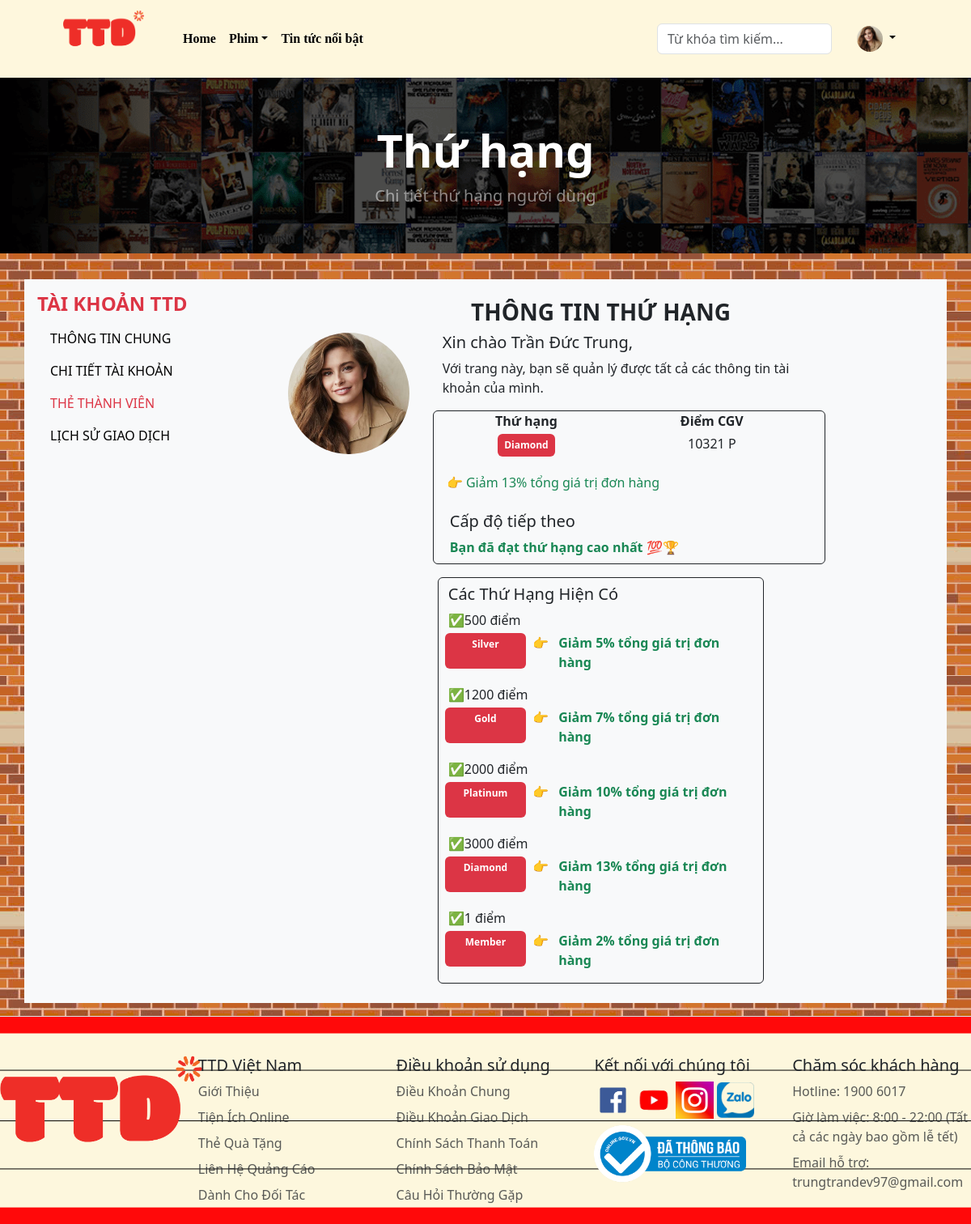
/?action=info-rank&id=1 (signed in), run on the app's committed database.
### tables this page shows
CREATE TABLE `users` (
  `id` int NOT NULL,
  `name` varchar(50) NOT NULL,
  `password` varchar(50) NOT NULL,
  `repassword` varchar(50) NOT NULL,
  `tel` varchar(11) NOT NULL,
  `email` varchar(255) NOT NULL,
  `address` varchar(255) NOT NULL,
  `role_id` int NOT NULL,
  `rank_id` int NOT NULL,
  `points` int DEFAULT NULL,
  `imageURL` varchar(255) DEFAULT NULL
);

CREATE TABLE `ranks` (
  `id` int NOT NULL,
  `name` varchar(50) NOT NULL,
  `benefits` varchar(255) NOT NULL,
  `discount_percent` tinyint NOT NULL,
  `level` int NOT NULL
);

### controllers/client/UserLoginController.php (called while the page is built, shortened)
<?php
class UserLoginController
{
    private $user;
    private $rank;
    public function __construct()
    {
        $this->user = new User();
        $this->rank = new Rank();
    }
    public function showRank()
    {
        try {
            $id = $_GET['id'];
            $user = $this->user->getID($id);
            $rank = $this->rank->select();
            require_once PATH_VIEW_CLIENT_MAIN;
        } catch (\Throwable $th) {
            $_SESSION['success'] = false;
            $_SESSION['msg'] = $th->getMessage();
            header('Location: ' . BASE_URL . '?action=info-user');
            exit();
        }
    }
}

### routes/client.php (called while the page is built)
<?php
$action = $_GET['action'] ?? '/';
match ($action) {
    '/' => (new HomeController)->index(),
    'show-form-login' => (new UserLoginController)->showFormLogin(),
    'login'           => (new UserLoginController)->login(),
    'logout'          => (new UserLoginController)->logout(),
    'register-form' => (new RegisterController)->index(),
    'register-store' => (new RegisterController)->store(),
    "info-user" => (new UserLoginController)->info(),
    'form-update' => (new UserLoginController)->updatePageUser(),
    'update-user' => (new UserLoginController)->update(),
    'changePassword' => (new UserLoginController)->updatePasswordPage(),
    'update-password' => (new UserLoginController)->updatePassword(),
    'updateImage' => (new UserLoginController)->updateImage(),
    'info-rank' => (new UserLoginController)->showRank(),
    'movies-isShowing' => (new ClientMovieController)->list(),
    'movies-upcoming' => (new ClientMovieController)->list(),
    'movies-search' => (new ClientMovieController)->search(),
    'movies-detail' => (new ClientMovieController)->detail(),
    'search-page' => (new ClientMovieController)->searchPage(),
    'movies-schedule'   => (new ClientMovieController)->schedule(),
    'list-movies' => (new ClientMovieController)->listMovieGenre(),
    'picking-seat' => (new TicketController)->pickingSeat(),
    'fndOptions' => (new TicketController)->foodAndDrinkOptions(),
    'order-detail'  => (new TicketController)->orderDetail(),
    'order-final' => (new TicketController)->orderFinal(),
    'sendMail'  => (new TicketController)->sendMail(),
    'page-news' => (new NewPageController)->list(),
    'new-content' => (new NewPageController)->show(),
    'history-order' => (new OrderClientController)->list(),
    'show-order' => (new OrderClientController) ->show(),
    'delete-order' => (new OrderClientController) ->delete()
};

### models/BaseModel.php (called while the page is built, shortened)
<?php
class BaseModel
{
    protected $table;
    protected $pdo;
    public function __construct()
    {
        $dsn = sprintf('mysql:host=%s;port=%s;dbname=%s;charset=utf8', DB_HOST, DB_PORT, DB_NAME);
        try {
            $this->pdo = new PDO($dsn, DB_USERNAME, DB_PASSWORD, DB_OBTIONS);
        } catch (PDOException $e) {
            die("Kết nối cơ sở dữ liệu thất bại: {$e->getMessage()}. Vui lòng thử lại sau.");
        }
    }
    public function __destruct()
    {
        $this->pdo = null;
    }
    public function select($columns = '*', $conditions = null, $params = [])
    {
        $sql = "SELECT $columns FROM {$this->table}";
        $stmt = $this->pdo->prepare($sql);
        $stmt->execute($params);
        return $stmt->fetchAll();
    }
}

### models/User.php (called while the page is built, shortened)
<?php
class User extends BaseModel
{
    public function getID($id)
    {
        $sql = "
        SELECT
        u.id                   u_id,
        u.name                 u_name,
        u.tel                  u_tel,
        u.password             u_password,
        u.email                u_email,
        u.address              u_address,
        u.points               u_points,
        u.role_id              u_role_id,
        u.rank_id              u_rank_id,
        u.imageURL             u_imageURL,
        ro.id                  ro_id,
        ro.name                ro_name,
        ra.id                  ra_id,
        ra.name                ra_name,
        ra.benefits            ra_benefits,
        ra.level               ra_level
         FROM
            users u
        JOIN roles ro ON ro.id = u.role_id
        JOIN ranks ra ON ra.id = u.rank_id
        WHERE u.id = :id;
    ";
        $stmt = $this->pdo->prepare($sql);
        $stmt->execute(['id' => $id]);
        return $stmt->fetch();
    }
}

### views/client/authen/showrank.php (the view, shortened to what this page needs)
<div class="container">
    <div class="row bg-light my-3">
        <nav class="col-md-3 sidebar p-3">
            <h4 class="text-danger fw-bold">TÀI KHOẢN TTD</h4>
            <ul class="nav flex-column">
                <li class="nav-item">
                    <a href="?action=info-user" class="nav-link active">THÔNG TIN CHUNG</a>
                </li>
                <li class="nav-item">
                    <a href="?action=form-update&id=<?= $user['u_id'] ?>" class="nav-link">CHI TIẾT TÀI KHOẢN</a>
                </li>
                <li class="nav-item">
                    <a href="?action=info-rank&id=<?= $user['u_id'] ?>" class="nav-link text-danger">THẺ THÀNH VIÊN</a>
                </li>
                <li class="nav-item">
                    <a href="?action=history-order&id=<?= $user['u_id'] ?>" class="nav-link">LỊCH SỬ GIAO DỊCH</a>
                </li>
            </ul>
        </nav>
        <div class="col-lg-9 p-4">
            <h3 class="text-center fw-bold">THÔNG TIN THỨ HẠNG</h3>
            <div class="row mt-6">
                <div class="col-md-3 text-center d-flex flex-column align-items-center">
                    <img src="<?= BASE_ASSETS_UPLOADS . $user['u_imageURL'] ?>" alt="Avatar" class="rounded-circle mb-3" style="width: 150px;height: 150px;">
                </div>
                <div class="col-md-7">
                    <h5>Xin chào <?= $user['u_name'] ?>,</h5>
                    <p>Với trang này, bạn sẽ quản lý được tất cả các thông tin tài khoản của mình.</p>
                    <div class="row border border-dark rounded ">
                        <div class="row text-cente d-flex align-items-start justify-content-sm-around">
                            <div class="col-4 d-flex align-items-center flex-column">
                                <p class="mb-1 fw-semibold">Thứ hạng</p>
                                <p class="mb-1 p-2 mx-1 badge bg-danger"><?= $user['ra_name'] ?></p>
                            </div>
                            <div class="col-4 d-flex align-items-center flex-column">
                                <p class="mb-1 fw-semibold">Điểm CGV</p>
                                <p class="mb-1 mx-1"><?= $user['u_points'] ?> P</p>
                            </div>
                        </div>
                        <div class="mx-1 my-3">
                            <p class="mb-0 text-wrap text-success">👉 <?= $user['ra_benefits'] ?></p>
                        </div>
                        <div class="col-12 mb-2 ms-2">
                            <h5 class="my-2">Cấp độ tiếp theo</h5>
                            <?php
                            foreach ($rank as $ra) {
                                if ($ra['level'] < $user['u_points'] && $user['ra_name'] == "Diamond") {
                                    echo "<span class='text-success fw-bold'>Bạn đã đạt thứ hạng cao nhất 💯🏆</span>";
                                    break;
                                }
                            ?>
                            <?php } ?>
                        </div>
                    </div>
                </div>
            </div>
            <div class="container mt-3 w-50">
                <div class="row rounded border border-dark">
                    <div class="col-12">
                        <h5 class="my-2">Các Thứ Hạng Hiện Có</h5>
                        <?php foreach ($rank as $ra): ?>
                            <div class="row mb-3">
                                <span class="mb-1">✅<?= $ra['level'] ?> điểm</span>
                                <span class="w-25 mb-1 mx-2 badge bg-danger col-2 py-2"><?= $ra['name'] ?></span> 👉
                                <span class="col text-success fw-semibold"><?= $ra['benefits'] ?></span>
                            </div>
                        <?php endforeach; ?>
                    </div>
                </div>
            </div>
        </div>
    </div>
</div>
</div>

### assets/css/main.css (style rules this page uses)
:root { --primary-btn: rgb(254, 247, 221); }
.bg-body { background-image: url(../client/img/bg.jpg); }

### views/client/authen/showrank.php (style rules this page uses)
.nav-link { color: #000; }

### data on the page
users: imageURL (picture), name "Trần Đức Trung", rank.name "Diamond", points "10321", rank.benefits "Giảm 13% tổng giá trị đơn hàng"
ranks: shows "Bạn đã đạt thứ hạng cao nhất 💯🏆", level "500", name "Silver", benefits "Giảm 5% tổng giá trị đơn hàng"
ranks: level "1200", name "Gold", benefits "Giảm 7% tổng giá trị đơn hàng"
ranks: level "2000", name "Platinum", benefits "Giảm 10% tổng giá trị đơn hàng"
ranks: level "3000", name "Diamond", benefits "Giảm 13% tổng giá trị đơn hàng"
ranks: level "1", name "Member", benefits "Giảm 2% tổng giá trị đơn hàng"

### other printed values
$title "Thứ hạng"
$description "Chi tiết thứ hạng người dùng"
